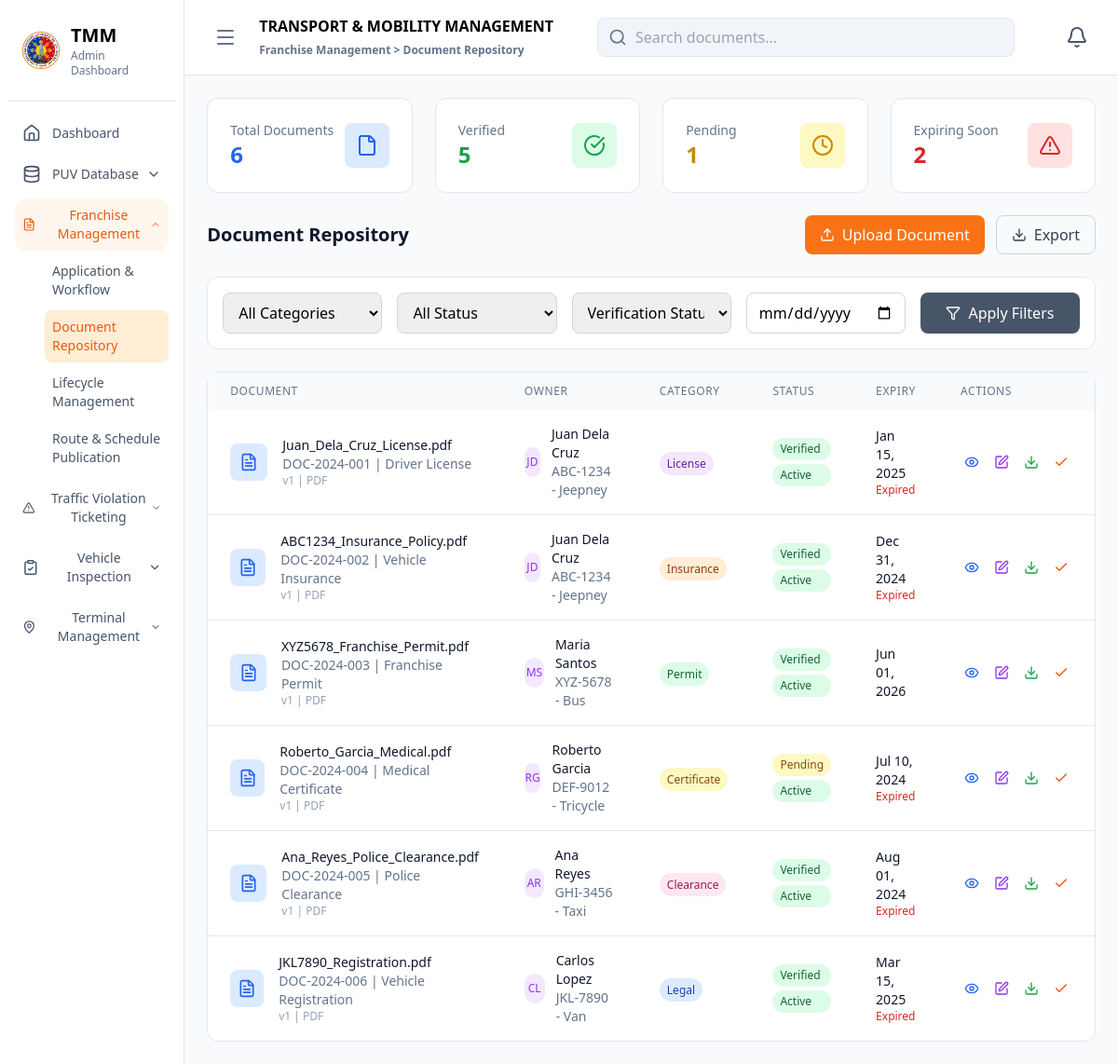
Screenshot of /administrator/franchise_management/document_repository/index.php with the database file from the repository.
### tables this page shows
CREATE TABLE document_repository (
    document_id VARCHAR(20) PRIMARY KEY,
    operator_id VARCHAR(20) NOT NULL,
    vehicle_id VARCHAR(20),
    application_id VARCHAR(20),
    document_category ENUM('legal', 'permit', 'license', 'insurance', 'certificate', 'clearance') NOT NULL,
    document_type VARCHAR(100) NOT NULL,
    document_name VARCHAR(200) NOT NULL,
    file_path VARCHAR(500),
    file_size INT,
    file_type VARCHAR(50),
    version_number INT DEFAULT 1,
    issue_date DATE,
    expiry_date DATE,
    status ENUM('active', 'expired', 'revoked', 'pending') DEFAULT 'active',
    uploaded_by VARCHAR(100),
    upload_date TIMESTAMP DEFAULT CURRENT_TIMESTAMP,
    verified_by VARCHAR(100),
    verification_date TIMESTAMP NULL,
    verification_status ENUM('pending', 'verified', 'rejected') DEFAULT 'pending',
    metadata JSON,
    remarks TEXT,
    FOREIGN KEY (operator_id) REFERENCES operators(operator_id) ON DELETE CASCADE,
    FOREIGN KEY (vehicle_id) REFERENCES vehicles(vehicle_id) ON DELETE SET NULL,
    FOREIGN KEY (application_id) REFERENCES franchise_applications(application_id) ON DELETE SET NULL
);

CREATE TABLE operators (
    operator_id VARCHAR(20) PRIMARY KEY,
    first_name VARCHAR(100) NOT NULL,
    last_name VARCHAR(100) NOT NULL,
    middle_name VARCHAR(100),
    address TEXT NOT NULL,
    contact_number VARCHAR(15) NOT NULL,
    email VARCHAR(100),
    license_number VARCHAR(50) NOT NULL UNIQUE,
    license_expiry DATE NOT NULL,
    date_registered TIMESTAMP DEFAULT CURRENT_TIMESTAMP,
    status ENUM('active', 'inactive', 'suspended') DEFAULT 'active'
);

CREATE TABLE vehicles (
    vehicle_id VARCHAR(20) PRIMARY KEY,
    operator_id VARCHAR(20) NOT NULL,
    plate_number VARCHAR(15) NOT NULL UNIQUE,
    vehicle_type ENUM('jeepney', 'bus', 'tricycle', 'taxi', 'van') NOT NULL,
    make VARCHAR(50) NOT NULL,
    model VARCHAR(50) NOT NULL,
    year_manufactured YEAR NOT NULL,
    engine_number VARCHAR(50) NOT NULL,
    chassis_number VARCHAR(50) NOT NULL,
    seating_capacity INT NOT NULL,
    date_registered TIMESTAMP DEFAULT CURRENT_TIMESTAMP,
    status ENUM('active', 'inactive', 'for_inspection', 'suspended') DEFAULT 'active',
    FOREIGN KEY (operator_id) REFERENCES operators(operator_id) ON DELETE CASCADE
);

### administrator/franchise_management/document_repository/index.php (the view, shortened to what the rows shown need)
<?php
require_once $_SERVER['DOCUMENT_ROOT'] . '/transport_and_mobility_management_system/config/database.php';
$database = new Database();
$conn = $database->getConnection();
$documents = getDocuments($conn);
?>
<!DOCTYPE html>
<html lang="en">
<head>
    <script src="https://cdn.tailwindcss.com"></script>
    <link href="https://cdnjs.cloudflare.com/ajax/libs/lucide/0.263.1/lucide.min.css" rel="stylesheet">
</head>
<body class="bg-slate-50 dark:bg-slate-900">
    <div class="flex h-screen">
        <div id="sidebar" class="w-64 bg-white border-r border-slate-200 dark:bg-slate-900 dark:border-slate-700 transform transition-transform duration-300 ease-in-out translate-x-0">
            <div class="p-6">
                <div class="flex items-center space-x-3">
                    <div>
                        <h1 class="text-xl font-bold dark:text-white">TMM</h1>
                    </div>
                </div>
            </div>
        </div>
        <div class="flex-1 flex flex-col transition-all duration-300 ease-in-out">
            <div class="bg-white border-b border-slate-200 px-6 py-4 dark:bg-slate-800 dark:border-slate-700">
                <div class="flex items-center justify-between">
                    <div class="flex items-center space-x-4">
                        <div>
                            <h1 class="text-md font-bold dark:text-white">TRANSPORT & MOBILITY MANAGEMENT</h1>
                        </div>
                    </div>
                </div>
            </div>
            <div class="flex-1 p-6 overflow-auto">
                <div class="flex justify-between items-center mb-6">
                    <h2 class="text-xl font-bold text-slate-900 dark:text-white">Document Repository</h2>
                </div>
                <div class="bg-white rounded-xl border border-slate-200 dark:bg-slate-800 dark:border-slate-700">
                    <div class="overflow-x-auto">
                        <table class="w-full">
                            <thead class="bg-slate-50 dark:bg-slate-700">
                                <tr>
                                    <th class="px-6 py-3 text-left text-xs font-medium text-slate-500 uppercase tracking-wider">Document</th>
                                    <th class="px-6 py-3 text-left text-xs font-medium text-slate-500 uppercase tracking-wider">Owner</th>
                                    <th class="px-6 py-3 text-left text-xs font-medium text-slate-500 uppercase tracking-wider">Category</th>
                                    <th class="px-6 py-3 text-left text-xs font-medium text-slate-500 uppercase tracking-wider">Status</th>
                                    <th class="px-6 py-3 text-left text-xs font-medium text-slate-500 uppercase tracking-wider">Expiry</th>
                                    <th class="px-6 py-3 text-left text-xs font-medium text-slate-500 uppercase tracking-wider">Actions</th>
                                </tr>
                            </thead>
                            <tbody class="divide-y divide-slate-200 dark:divide-slate-600">
                                <?php foreach ($documents as $doc): ?>
                                <tr class="hover:bg-slate-50 dark:hover:bg-slate-700">
                                    <td class="px-6 py-4">
                                        <div class="flex items-center">
                                            <div class="w-10 h-10 bg-blue-100 rounded-lg flex items-center justify-center">
                                                <i data-lucide="file-text" class="w-5 h-5 text-blue-600"></i>
                                            </div>
                                            <div class="ml-4">
                                                <div class="text-sm font-medium text-slate-900 dark:text-white"><?php echo $doc['document_name']; ?></div>
                                                <div class="text-sm text-slate-500"><?php echo $doc['document_id']; ?> | <?php echo ucfirst($doc['document_type']); ?></div>
                                                <div class="text-xs text-slate-400">v<?php echo $doc['version_number']; ?> | <?php echo strtoupper($doc['file_type'] ?? 'PDF'); ?></div>
                                            </div>
                                        </div>
                                    </td>
                                    <td class="px-6 py-4">
                                        <div class="flex items-center">
                                            <div class="w-8 h-8 bg-purple-100 rounded-full flex items-center justify-center">
                                                <span class="text-purple-600 font-medium text-xs"><?php echo strtoupper(substr($doc['first_name'], 0, 1) . substr($doc['last_name'], 0, 1)); ?></span>
                                            </div>
                                            <div class="ml-3">
                                                <div class="text-sm font-medium text-slate-900 dark:text-white"><?php echo $doc['first_name'] . ' ' . $doc['last_name']; ?></div>
                                                <?php if ($doc['plate_number']): ?>
                                                <div class="text-sm text-slate-500"><?php echo $doc['plate_number']; ?> - <?php echo ucfirst($doc['vehicle_type']); ?></div>
                                                <?php endif; ?>
                                            </div>
                                        </div>
                                    </td>
                                    <td class="px-6 py-4">
                                        <?php
                                        $category_colors = [
                                            'legal' => 'bg-blue-100 text-blue-800',
                                            'permit' => 'bg-green-100 text-green-800',
                                            'license' => 'bg-purple-100 text-purple-800',
                                            'insurance' => 'bg-orange-100 text-orange-800',
                                            'certificate' => 'bg-yellow-100 text-yellow-800',
                                            'clearance' => 'bg-pink-100 text-pink-800'
                                        ];
                                        $category_class = $category_colors[$doc['document_category']] ?? 'bg-gray-100 text-gray-800';
                                        ?>
                                        <span class="px-2 py-1 text-xs font-medium <?php echo $category_class; ?> rounded-full"><?php echo ucfirst($doc['document_category']); ?></span>
                                    </td>
                                    <td class="px-6 py-4">
                                        <div class="flex flex-col space-y-1">
                                            <?php
                                            $verification_class = $doc['verification_status'] == 'verified' ? 'bg-green-100 text-green-800' :
                                                                 ($doc['verification_status'] == 'rejected' ? 'bg-red-100 text-red-800' : 'bg-yellow-100 text-yellow-800');
                                            ?>
                                            <span class="px-2 py-1 text-xs font-medium <?php echo $verification_class; ?> rounded-full"><?php echo ucfirst($doc['verification_status']); ?></span>
                                            <?php
                                            $status_class = $doc['status'] == 'active' ? 'bg-green-100 text-green-800' :
                                                           ($doc['status'] == 'expired' ? 'bg-red-100 text-red-800' : 'bg-yellow-100 text-yellow-800');
                                            ?>
                                            <span class="px-2 py-1 text-xs font-medium <?php echo $status_class; ?> rounded-full"><?php echo ucfirst($doc['status']); ?></span>
                                        </div>
                                    </td>
                                    <td class="px-6 py-4">
                                        <?php if ($doc['expiry_date']): ?>
                                        <div class="text-sm text-slate-900 dark:text-white"><?php echo date('M d, Y', strtotime($doc['expiry_date'])); ?></div>
                                        <?php
                                        $days_to_expiry = (strtotime($doc['expiry_date']) - time()) / (60 * 60 * 24);
                                        if ($days_to_expiry <= 30 && $days_to_expiry > 0): ?>
                                        <div class="text-xs text-red-500">Expires in <?php echo round($days_to_expiry); ?> days</div>
                                        <?php elseif ($days_to_expiry <= 0): ?>
                                        <div class="text-xs text-red-600 font-medium">Expired</div>
                                        <?php endif; ?>
                                        <?php else: ?>
                                        <div class="text-sm text-slate-500">No expiry</div>
                                        <?php endif; ?>
                                    </td>
                                    <td class="px-6 py-4">
                                        <div class="flex space-x-2">
                                            <button onclick="viewDocument('<?php echo $doc['document_id']; ?>')" class="p-1 text-blue-600 hover:bg-blue-100 rounded" title="View Document">
                                                <i data-lucide="eye" class="w-4 h-4"></i>
                                            </button>
                                            <button onclick="editDocument('<?php echo $doc['document_id']; ?>')" class="p-1 text-purple-600 hover:bg-purple-100 rounded" title="Edit Document">
                                                <i data-lucide="edit" class="w-4 h-4"></i>
                                            </button>
                                            <button onclick="downloadDocument('<?php echo $doc['document_id']; ?>')" class="p-1 text-green-600 hover:bg-green-100 rounded" title="Download">
                                                <i data-lucide="download" class="w-4 h-4"></i>
                                            </button>
                                            <button onclick="verifyDocument('<?php echo $doc['document_id']; ?>')" class="p-1 text-orange-600 hover:bg-orange-100 rounded" title="Verify">
                                                <i data-lucide="check" class="w-4 h-4"></i>
                                            </button>
                                        </div>
                                    </td>
                                </tr>
                                <?php endforeach; ?>
                            </tbody>
                        </table>
                    </div>
                </div>
            </div>
        </div>
    </div>
</body>
</html>

### rows the page displays
document_repository: document_name "Juan_Dela_Cruz_License.pdf", document_id "DOC-2024-001", document_type "Driver License", version_number "1", file_type "PDF", operator.last_name "JD", operator.first_name "Juan", operator.last_name "Dela Cruz", vehicle.plate_number "ABC-1234", vehicle.vehicle_type "Jeepney", document_category "License", verification_status "Verified", status "Active", expiry_date "Jan 15, 2025", shows "Expired"
document_repository: document_name "ABC1234_Insurance_Policy.pdf", document_id "DOC-2024-002", document_type "Vehicle Insurance", version_number "1", file_type "PDF", operator.last_name "JD", operator.first_name "Juan", operator.last_name "Dela Cruz", vehicle.plate_number "ABC-1234", vehicle.vehicle_type "Jeepney", document_category "Insurance", verification_status "Verified", status "Active", expiry_date "Dec 31, 2024", shows "Expired"
document_repository: document_name "XYZ5678_Franchise_Permit.pdf", document_id "DOC-2024-003", document_type "Franchise Permit", version_number "1", file_type "PDF", operator.last_name "MS", operator.first_name "Maria", operator.last_name "Santos", vehicle.plate_number "XYZ-5678", vehicle.vehicle_type "Bus", document_category "Permit", verification_status "Verified", status "Active", expiry_date "Jun 01, 2026"
document_repository: document_name "Roberto_Garcia_Medical.pdf", document_id "DOC-2024-004", document_type "Medical Certificate", version_number "1", file_type "PDF", operator.last_name "RG", operator.first_name "Roberto", operator.last_name "Garcia", vehicle.plate_number "DEF-9012", vehicle.vehicle_type "Tricycle", document_category "Certificate", verification_status "Pending", status "Active", expiry_date "Jul 10, 2024", shows "Expired"
document_repository: document_name "Ana_Reyes_Police_Clearance.pdf", document_id "DOC-2024-005", document_type "Police Clearance", version_number "1", file_type "PDF", operator.last_name "AR", operator.first_name "Ana", operator.last_name "Reyes", vehicle.plate_number "GHI-3456", vehicle.vehicle_type "Taxi", document_category "Clearance", verification_status "Verified", status "Active", expiry_date "Aug 01, 2024", shows "Expired"
document_repository: document_name "JKL7890_Registration.pdf", document_id "DOC-2024-006", document_type "Vehicle Registration", version_number "1", file_type "PDF", operator.last_name "CL", operator.first_name "Carlos", operator.last_name "Lopez", vehicle.plate_number "JKL-7890", vehicle.vehicle_type "Van", document_category "Legal", verification_status "Verified", status "Active", expiry_date "Mar 15, 2025", shows "Expired"
